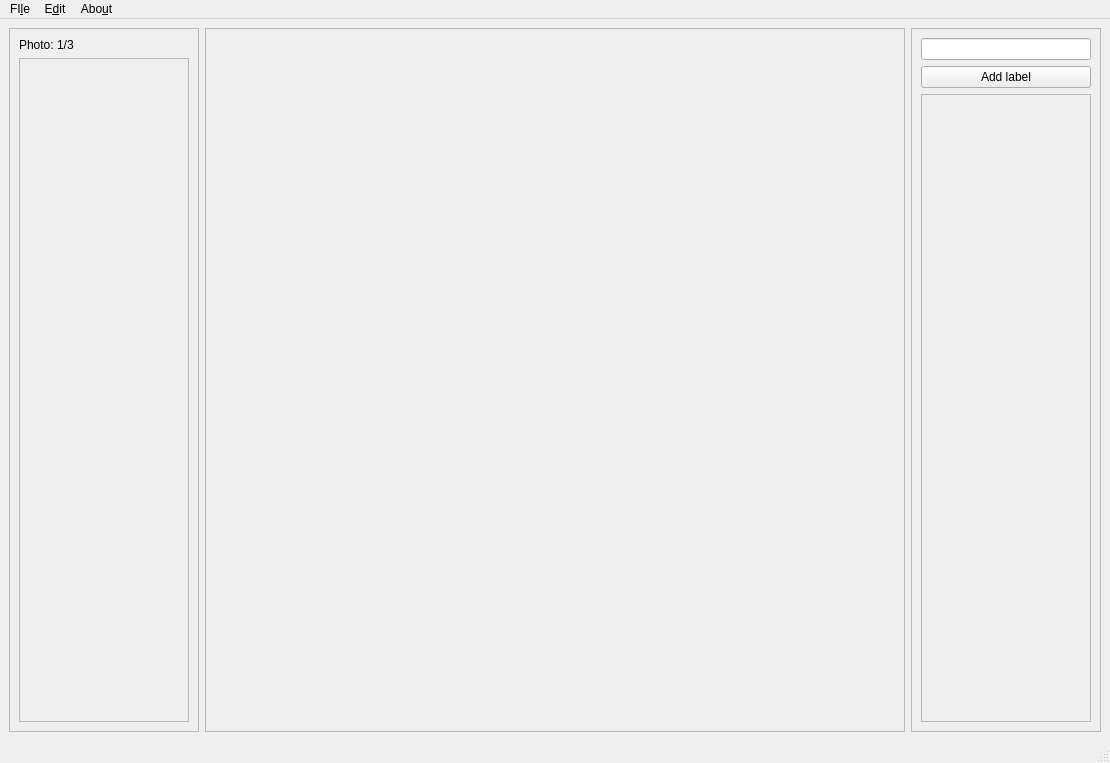
<?xml version="1.0" encoding="UTF-8"?>
<ui version="4.0">
 <class>MainWindow</class>
 <widget class="QMainWindow" name="MainWindow">
  <property name="geometry">
   <rect>
    <x>0</x>
    <y>0</y>
    <width>1110</width>
    <height>763</height>
   </rect>
  </property>
  <property name="windowTitle">
   <string>MainWindow</string>
  </property>
  <widget class="QWidget" name="centralwidget">
   <layout class="QHBoxLayout" name="horizontalLayout">
    <item>
     <widget class="QFrame" name="frame">
      <property name="minimumSize">
       <size>
        <width>190</width>
        <height>700</height>
       </size>
      </property>
      <property name="maximumSize">
       <size>
        <width>190</width>
        <height>16777215</height>
       </size>
      </property>
      <property name="frameShape">
       <enum>QFrame::StyledPanel</enum>
      </property>
      <property name="frameShadow">
       <enum>QFrame::Raised</enum>
      </property>
      <layout class="QVBoxLayout" name="verticalLayout">
       <item>
        <widget class="QLabel" name="label">
         <property name="text">
          <string>Photo: 1/3</string>
         </property>
        </widget>
       </item>
       <item>
        <widget class="QScrollArea" name="scrollArea">
         <property name="widgetResizable">
          <bool>true</bool>
         </property>
         <widget class="QWidget" name="scrollAreaWidgetContents">
          <property name="geometry">
           <rect>
            <x>0</x>
            <y>0</y>
            <width>168</width>
            <height>656</height>
           </rect>
          </property>
         </widget>
        </widget>
       </item>
      </layout>
     </widget>
    </item>
    <item>
     <widget class="QFrame" name="frame_2">
      <property name="minimumSize">
       <size>
        <width>700</width>
        <height>700</height>
       </size>
      </property>
      <property name="frameShape">
       <enum>QFrame::StyledPanel</enum>
      </property>
      <property name="frameShadow">
       <enum>QFrame::Raised</enum>
      </property>
     </widget>
    </item>
    <item>
     <widget class="QFrame" name="frame_3">
      <property name="minimumSize">
       <size>
        <width>190</width>
        <height>700</height>
       </size>
      </property>
      <property name="maximumSize">
       <size>
        <width>190</width>
        <height>16777215</height>
       </size>
      </property>
      <property name="frameShape">
       <enum>QFrame::StyledPanel</enum>
      </property>
      <property name="frameShadow">
       <enum>QFrame::Raised</enum>
      </property>
      <layout class="QVBoxLayout" name="verticalLayout_2">
       <item>
        <widget class="QLineEdit" name="lineEdit"/>
       </item>
       <item>
        <widget class="QPushButton" name="addLabelButton">
         <property name="text">
          <string>Add label</string>
         </property>
        </widget>
       </item>
       <item>
        <widget class="QScrollArea" name="scrollArea_2">
         <property name="widgetResizable">
          <bool>true</bool>
         </property>
         <widget class="QWidget" name="scrollAreaWidgetContents_2">
          <property name="geometry">
           <rect>
            <x>0</x>
            <y>0</y>
            <width>168</width>
            <height>617</height>
           </rect>
          </property>
         </widget>
        </widget>
       </item>
      </layout>
     </widget>
    </item>
   </layout>
  </widget>
  <widget class="QMenuBar" name="menubar">
   <property name="geometry">
    <rect>
     <x>0</x>
     <y>0</y>
     <width>1110</width>
     <height>22</height>
    </rect>
   </property>
   <widget class="QMenu" name="menuFIle">
    <property name="title">
     <string>FI&amp;le</string>
    </property>
    <addaction name="actionOpen_files"/>
    <addaction name="actionOpen_session"/>
    <addaction name="actionSave_session"/>
    <addaction name="separator"/>
    <addaction name="actionExit"/>
   </widget>
   <widget class="QMenu" name="menuEdit">
    <property name="title">
     <string>E&amp;dit</string>
    </property>
    <addaction name="actionUndo"/>
    <addaction name="separator"/>
    <addaction name="actionPreferences"/>
   </widget>
   <widget class="QMenu" name="menuAbout">
    <property name="title">
     <string>Abo&amp;ut</string>
    </property>
    <addaction name="actionHelp"/>
    <addaction name="actionAbout"/>
   </widget>
   <addaction name="menuFIle"/>
   <addaction name="menuEdit"/>
   <addaction name="menuAbout"/>
  </widget>
  <widget class="QStatusBar" name="statusbar"/>
  <action name="actionOpen_files">
   <property name="text">
    <string>&amp;Open files</string>
   </property>
  </action>
  <action name="actionOpen_session">
   <property name="text">
    <string>O&amp;pen session</string>
   </property>
  </action>
  <action name="actionSave_session">
   <property name="text">
    <string>&amp;Save session</string>
   </property>
  </action>
  <action name="actionExit">
   <property name="text">
    <string>&amp;Exit</string>
   </property>
  </action>
  <action name="actionUndo">
   <property name="text">
    <string>&amp;Undo</string>
   </property>
  </action>
  <action name="actionPreferences">
   <property name="text">
    <string>&amp;Preferences</string>
   </property>
  </action>
  <action name="actionHelp">
   <property name="text">
    <string>&amp;Help</string>
   </property>
  </action>
  <action name="actionAbout">
   <property name="text">
    <string>&amp;About</string>
   </property>
  </action>
 </widget>
 <resources/>
 <connections/>
</ui>
